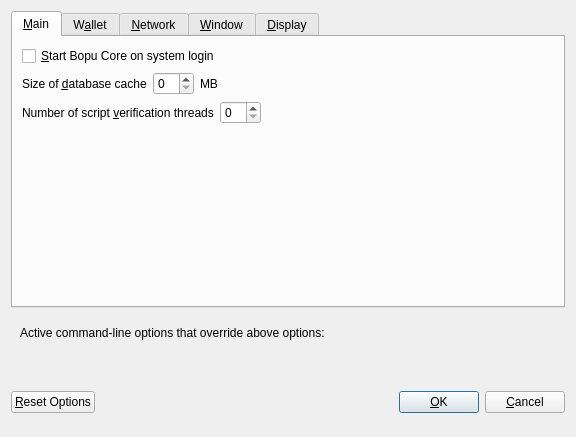
<?xml version="1.0" encoding="UTF-8"?>
<ui version="4.0">
 <class>OptionsDialog</class>
 <widget class="QDialog" name="OptionsDialog">
  <property name="geometry">
   <rect>
    <x>0</x>
    <y>0</y>
    <width>576</width>
    <height>402</height>
   </rect>
  </property>
  <property name="windowTitle">
   <string>Options</string>
  </property>
  <property name="modal">
   <bool>true</bool>
  </property>
  <layout class="QVBoxLayout" name="verticalLayout">
   <item>
    <widget class="QTabWidget" name="tabWidget">
     <property name="currentIndex">
      <number>0</number>
     </property>
     <widget class="QWidget" name="tabMain">
      <attribute name="title">
       <string>&amp;Main</string>
      </attribute>
      <layout class="QVBoxLayout" name="verticalLayout_Main">
       <item>
        <widget class="QCheckBox" name="bitcoinAtStartup">
         <property name="toolTip">
          <string>Automatically start Bopu Core after logging in to the system.</string>
         </property>
         <property name="text">
          <string>&amp;Start Bopu Core on system login</string>
         </property>
        </widget>
       </item>
       <item>
        <layout class="QHBoxLayout" name="horizontalLayout_2_Main">
         <item>
          <widget class="QLabel" name="databaseCacheLabel">
           <property name="text">
            <string>Size of &amp;database cache</string>
           </property>
           <property name="textFormat">
            <enum>Qt::PlainText</enum>
           </property>
           <property name="buddy">
            <cstring>databaseCache</cstring>
           </property>
          </widget>
         </item>
         <item>
          <widget class="QSpinBox" name="databaseCache"/>
         </item>
         <item>
          <widget class="QLabel" name="databaseCacheUnitLabel">
           <property name="text">
            <string>MB</string>
           </property>
           <property name="textFormat">
            <enum>Qt::PlainText</enum>
           </property>
          </widget>
         </item>
         <item>
          <spacer name="horizontalSpacer_2_Main">
           <property name="orientation">
            <enum>Qt::Horizontal</enum>
           </property>
           <property name="sizeHint" stdset="0">
            <size>
             <width>40</width>
             <height>20</height>
            </size>
           </property>
          </spacer>
         </item>
        </layout>
       </item>
       <item>
        <layout class="QHBoxLayout" name="horizontalLayout_3_Main">
         <item>
          <widget class="QLabel" name="threadsScriptVerifLabel">
           <property name="text">
            <string>Number of script &amp;verification threads</string>
           </property>
           <property name="textFormat">
            <enum>Qt::PlainText</enum>
           </property>
           <property name="buddy">
            <cstring>threadsScriptVerif</cstring>
           </property>
          </widget>
         </item>
         <item>
          <widget class="QSpinBox" name="threadsScriptVerif">
           <property name="toolTip">
            <string>(0 = auto, &lt;0 = leave that many cores free)</string>
           </property>
          </widget>
         </item>
         <item>
          <spacer name="horizontalSpacer_3_Main">
           <property name="orientation">
            <enum>Qt::Horizontal</enum>
           </property>
           <property name="sizeHint" stdset="0">
            <size>
             <width>40</width>
             <height>20</height>
            </size>
           </property>
          </spacer>
         </item>
        </layout>
       </item>
       <item>
        <spacer name="verticalSpacer_Main">
         <property name="orientation">
          <enum>Qt::Vertical</enum>
         </property>
         <property name="sizeHint" stdset="0">
          <size>
           <width>20</width>
           <height>40</height>
          </size>
         </property>
        </spacer>
       </item>
      </layout>
     </widget>
     <widget class="QWidget" name="tabWallet">
      <attribute name="title">
       <string>W&amp;allet</string>
      </attribute>
      <layout class="QVBoxLayout" name="verticalLayout_Wallet">
       <item>
        <widget class="QGroupBox" name="groupBox">
         <property name="title">
          <string>Expert</string>
         </property>
         <layout class="QVBoxLayout" name="verticalLayout_2">
          <item>
           <widget class="QCheckBox" name="coinControlFeatures">
            <property name="toolTip">
             <string>Whether to show coin control features or not.</string>
            </property>
            <property name="text">
             <string>Enable coin &amp;control features</string>
            </property>
           </widget>
          </item>
          <item>
           <widget class="QCheckBox" name="showMasternodesTab">
            <property name="toolTip">
             <string>Show additional tab listing all your masternodes in first sub-tab&lt;br/&gt;and all masternodes on the network in second sub-tab.</string>
            </property>
            <property name="text">
             <string>Show Masternodes Tab</string>
            </property>
           </widget>
          </item>
          <item>
           <widget class="QCheckBox" name="showAdvancedPSUI">
            <property name="toolTip">
             <string>Show additional information and buttons for PrivateSend on overview screen.</string>
            </property>
            <property name="text">
             <string>Enable advanced PrivateSend interface</string>
            </property>
           </widget>
          </item>
          <item>
           <widget class="QCheckBox" name="lowKeysWarning">
            <property name="toolTip">
             <string>Show warning dialog when PrivateSend detects that wallet has very low number of keys left.</string>
            </property>
            <property name="text">
             <string>Warn if PrivateSend is running out of keys</string>
            </property>
           </widget>
          </item>
          <item>
           <widget class="QCheckBox" name="privateSendMultiSession">
            <property name="toolTip">
             <string>Whether to use experimental PrivateSend mode with multiple mixing sessions per block.&lt;br/&gt;Note: You must use this feature carefully.&lt;br/&gt;Make sure you always have recent wallet (auto)backup in a safe place!</string>
            </property>
            <property name="text">
             <string>Enable PrivateSend &amp;multi-session</string>
            </property>
           </widget>
          </item>
          <item>
           <widget class="QCheckBox" name="spendZeroConfChange">
            <property name="toolTip">
             <string>If you disable the spending of unconfirmed change, the change from a transaction&lt;br/&gt;cannot be used until that transaction has at least one confirmation.&lt;br/&gt;This also affects how your balance is computed.</string>
            </property>
            <property name="text">
             <string>&amp;Spend unconfirmed change</string>
            </property>
           </widget>
          </item>
         </layout>
        </widget>
       </item>
       <item>
        <layout class="QHBoxLayout" name="horizontalLayout_4_Wallet">
         <item>
          <widget class="QLabel" name="label">
           <property name="toolTip">
            <string>This setting determines the amount of individual masternodes that an input will be anonymized through.&lt;br/&gt;More rounds of anonymization gives a higher degree of privacy, but also costs more in fees.</string>
           </property>
           <property name="text">
            <string>PrivateSend rounds to use</string>
           </property>
          </widget>
         </item>
         <item>
          <widget class="QSpinBox" name="privateSendRounds">
           <property name="minimum">
            <number>2</number>
           </property>
           <property name="maximum">
            <number>8</number>
           </property>
           <property name="value">
            <number>4</number>
           </property>
          </widget>
         </item>
        </layout>
       </item>
       <item>
        <layout class="QHBoxLayout" name="horizontalLayout">
         <item>
          <widget class="QLabel" name="label_2">
           <property name="toolTip">
            <string>This amount acts as a threshold to turn off PrivateSend once it's reached.</string>
           </property>
           <property name="statusTip">
            <string notr="true"/>
           </property>
           <property name="whatsThis">
            <string notr="true"/>
           </property>
           <property name="accessibleName">
            <string notr="true"/>
           </property>
           <property name="accessibleDescription">
            <string notr="true"/>
           </property>
           <property name="text">
            <string>Amount of Bopu to keep anonymized</string>
           </property>
          </widget>
         </item>
         <item>
          <widget class="QSpinBox" name="privateSendAmount">
           <property name="minimum">
            <number>2</number>
           </property>
           <property name="maximum">
            <number>2000</number>
           </property>
           <property name="singleStep">
            <number>10</number>
           </property>
           <property name="value">
            <number>1000</number>
           </property>
          </widget>
         </item>
        </layout>
       </item>
       <item>
        <spacer name="verticalSpacer_Wallet">
         <property name="orientation">
          <enum>Qt::Vertical</enum>
         </property>
         <property name="sizeHint" stdset="0">
          <size>
           <width>20</width>
           <height>40</height>
          </size>
         </property>
        </spacer>
       </item>
      </layout>
     </widget>
     <widget class="QWidget" name="tabNetwork">
      <attribute name="title">
       <string>&amp;Network</string>
      </attribute>
      <layout class="QVBoxLayout" name="verticalLayout_Network">
       <item>
        <widget class="QCheckBox" name="mapPortUpnp">
         <property name="toolTip">
          <string>Automatically open the Bopu Core client port on the router. This only works when your router supports UPnP and it is enabled.</string>
         </property>
         <property name="text">
          <string>Map port using &amp;UPnP</string>
         </property>
        </widget>
       </item>
       <item>
        <widget class="QCheckBox" name="allowIncoming">
         <property name="toolTip">
          <string>Accept connections from outside</string>
         </property>
         <property name="text">
          <string>Allow incoming connections</string>
         </property>
        </widget>
       </item>
       <item>
        <widget class="QCheckBox" name="connectSocks">
         <property name="toolTip">
          <string>Connect to the Bopu network through a SOCKS5 proxy.</string>
         </property>
         <property name="text">
          <string>&amp;Connect through SOCKS5 proxy (default proxy):</string>
         </property>
        </widget>
       </item>
       <item>
        <layout class="QHBoxLayout" name="horizontalLayout_1_Network">
         <item>
          <widget class="QLabel" name="proxyIpLabel">
           <property name="text">
            <string>Proxy &amp;IP:</string>
           </property>
           <property name="textFormat">
            <enum>Qt::PlainText</enum>
           </property>
           <property name="buddy">
            <cstring>proxyIp</cstring>
           </property>
          </widget>
         </item>
         <item>
          <widget class="QValidatedLineEdit" name="proxyIp">
           <property name="minimumSize">
            <size>
             <width>140</width>
             <height>0</height>
            </size>
           </property>
           <property name="maximumSize">
            <size>
             <width>140</width>
             <height>16777215</height>
            </size>
           </property>
           <property name="toolTip">
            <string>IP address of the proxy (e.g. IPv4: 127.0.0.1 / IPv6: ::1)</string>
           </property>
          </widget>
         </item>
         <item>
          <widget class="QLabel" name="proxyPortLabel">
           <property name="text">
            <string>&amp;Port:</string>
           </property>
           <property name="textFormat">
            <enum>Qt::PlainText</enum>
           </property>
           <property name="buddy">
            <cstring>proxyPort</cstring>
           </property>
          </widget>
         </item>
         <item>
          <widget class="QLineEdit" name="proxyPort">
           <property name="minimumSize">
            <size>
             <width>55</width>
             <height>0</height>
            </size>
           </property>
           <property name="maximumSize">
            <size>
             <width>55</width>
             <height>16777215</height>
            </size>
           </property>
           <property name="toolTip">
            <string>Port of the proxy (e.g. 9050)</string>
           </property>
          </widget>
         </item>
         <item>
          <spacer name="horizontalSpacer_1_Network">
           <property name="orientation">
            <enum>Qt::Horizontal</enum>
           </property>
           <property name="sizeHint" stdset="0">
            <size>
             <width>40</width>
             <height>20</height>
            </size>
           </property>
          </spacer>
         </item>
        </layout>
       </item>
       <item>
        <layout class="QHBoxLayout" name="horizontalLayout_2_Network">
         <item>
          <widget class="QLabel" name="proxyActiveNets">
           <property name="text">
            <string>Used for reaching peers via:</string>
           </property>
           <property name="textFormat">
            <enum>Qt::PlainText</enum>
           </property>
          </widget>
         </item>
         <item>
          <widget class="QCheckBox" name="proxyReachIPv4">
           <property name="enabled">
            <bool>false</bool>
           </property>
           <property name="toolTip">
            <string>Shows, if the supplied default SOCKS5 proxy is used to reach peers via this network type.</string>
           </property>
           <property name="text">
            <string/>
           </property>
          </widget>
         </item>
         <item>
          <widget class="QLabel" name="proxyReachIPv4Label">
           <property name="text">
            <string>IPv4</string>
           </property>
           <property name="textFormat">
            <enum>Qt::PlainText</enum>
           </property>
          </widget>
         </item>
         <item>
          <widget class="QCheckBox" name="proxyReachIPv6">
           <property name="enabled">
            <bool>false</bool>
           </property>
           <property name="toolTip">
            <string>Shows, if the supplied default SOCKS5 proxy is used to reach peers via this network type.</string>
           </property>
           <property name="text">
            <string/>
           </property>
          </widget>
         </item>
         <item>
          <widget class="QLabel" name="proxyReachIPv6Label">
           <property name="text">
            <string>IPv6</string>
           </property>
           <property name="textFormat">
            <enum>Qt::PlainText</enum>
           </property>
          </widget>
         </item>
         <item>
          <widget class="QCheckBox" name="proxyReachTor">
           <property name="enabled">
            <bool>false</bool>
           </property>
           <property name="toolTip">
            <string>Shows, if the supplied default SOCKS5 proxy is used to reach peers via this network type.</string>
           </property>
           <property name="text">
            <string/>
           </property>
          </widget>
         </item>
         <item>
          <widget class="QLabel" name="proxyReachTorLabel">
           <property name="text">
            <string>Tor</string>
           </property>
           <property name="textFormat">
            <enum>Qt::PlainText</enum>
           </property>
          </widget>
         </item>
         <item>
          <spacer name="horizontalSpacer_2_Network">
           <property name="orientation">
            <enum>Qt::Horizontal</enum>
           </property>
           <property name="sizeHint" stdset="0">
            <size>
             <width>40</width>
             <height>20</height>
            </size>
           </property>
          </spacer>
         </item>
        </layout>
       </item>
       <item>
        <widget class="QCheckBox" name="connectSocksTor">
         <property name="toolTip">
          <string>Connect to the Bopu network through a separate SOCKS5 proxy for Tor hidden services.</string>
         </property>
         <property name="text">
          <string>Use separate SOCKS5 proxy to reach peers via Tor hidden services:</string>
         </property>
        </widget>
       </item>
       <item>
        <layout class="QHBoxLayout" name="horizontalLayout_3_Network">
         <item>
          <widget class="QLabel" name="proxyIpTorLabel">
           <property name="text">
            <string>Proxy &amp;IP:</string>
           </property>
           <property name="textFormat">
            <enum>Qt::PlainText</enum>
           </property>
           <property name="buddy">
            <cstring>proxyIpTor</cstring>
           </property>
          </widget>
         </item>
         <item>
          <widget class="QValidatedLineEdit" name="proxyIpTor">
           <property name="minimumSize">
            <size>
             <width>140</width>
             <height>0</height>
            </size>
           </property>
           <property name="maximumSize">
            <size>
             <width>140</width>
             <height>16777215</height>
            </size>
           </property>
           <property name="toolTip">
            <string>IP address of the proxy (e.g. IPv4: 127.0.0.1 / IPv6: ::1)</string>
           </property>
          </widget>
         </item>
         <item>
          <widget class="QLabel" name="proxyPortTorLabel">
           <property name="text">
            <string>&amp;Port:</string>
           </property>
           <property name="textFormat">
            <enum>Qt::PlainText</enum>
           </property>
           <property name="buddy">
            <cstring>proxyPortTor</cstring>
           </property>
          </widget>
         </item>
         <item>
          <widget class="QLineEdit" name="proxyPortTor">
           <property name="minimumSize">
            <size>
             <width>55</width>
             <height>0</height>
            </size>
           </property>
           <property name="maximumSize">
            <size>
             <width>55</width>
             <height>16777215</height>
            </size>
           </property>
           <property name="toolTip">
            <string>Port of the proxy (e.g. 9050)</string>
           </property>
          </widget>
         </item>
         <item>
          <spacer name="horizontalSpacer_4_Network">
           <property name="orientation">
            <enum>Qt::Horizontal</enum>
           </property>
           <property name="sizeHint" stdset="0">
            <size>
             <width>40</width>
             <height>20</height>
            </size>
           </property>
          </spacer>
         </item>
        </layout>
       </item>
       <item>
        <spacer name="verticalSpacer_Network">
         <property name="orientation">
          <enum>Qt::Vertical</enum>
         </property>
         <property name="sizeHint" stdset="0">
          <size>
           <width>20</width>
           <height>40</height>
          </size>
         </property>
        </spacer>
       </item>
      </layout>
     </widget>
     <widget class="QWidget" name="tabWindow">
      <attribute name="title">
       <string>&amp;Window</string>
      </attribute>
      <layout class="QVBoxLayout" name="verticalLayout_Window">
       <item>
        <widget class="QCheckBox" name="hideTrayIcon">
         <property name="toolTip">
          <string>&amp;Hide the icon from the system tray.</string>
         </property>
         <property name="text">
          <string>Hide tray icon</string>
         </property>
        </widget>
       </item>
       <item>
        <widget class="QCheckBox" name="minimizeToTray">
         <property name="toolTip">
          <string>Show only a tray icon after minimizing the window.</string>
         </property>
         <property name="text">
          <string>&amp;Minimize to the tray instead of the taskbar</string>
         </property>
        </widget>
       </item>
       <item>
        <widget class="QCheckBox" name="minimizeOnClose">
         <property name="toolTip">
          <string>Minimize instead of exit the application when the window is closed. When this option is enabled, the application will be closed only after selecting Exit in the menu.</string>
         </property>
         <property name="text">
          <string>M&amp;inimize on close</string>
         </property>
        </widget>
       </item>
       <item>
        <spacer name="verticalSpacer_Window">
         <property name="orientation">
          <enum>Qt::Vertical</enum>
         </property>
         <property name="sizeHint" stdset="0">
          <size>
           <width>20</width>
           <height>40</height>
          </size>
         </property>
        </spacer>
       </item>
      </layout>
     </widget>
     <widget class="QWidget" name="tabDisplay">
      <attribute name="title">
       <string>&amp;Display</string>
      </attribute>
      <layout class="QVBoxLayout" name="verticalLayout_Display">
       <item>
        <layout class="QHBoxLayout" name="horizontalLayout_1_Display">
         <item>
          <widget class="QLabel" name="langLabel">
           <property name="text">
            <string>User Interface &amp;language:</string>
           </property>
           <property name="textFormat">
            <enum>Qt::PlainText</enum>
           </property>
           <property name="buddy">
            <cstring>lang</cstring>
           </property>
          </widget>
         </item>
         <item>
          <widget class="QValueComboBox" name="lang">
           <property name="toolTip">
            <string>The user interface language can be set here. This setting will take effect after restarting Bopu Core.</string>
           </property>
          </widget>
         </item>
        </layout>
       </item>
       <item>
        <widget class="QLabel" name="label_3">
         <property name="toolTip">
          <string notr="true"/>
         </property>
         <property name="statusTip">
          <string notr="true"/>
         </property>
         <property name="whatsThis">
          <string notr="true"/>
         </property>
         <property name="accessibleName">
          <string notr="true"/>
         </property>
         <property name="text">
          <string>Language missing or translation incomplete? Help contributing translations here:
https://www.transifex.com/projects/p/bopu/</string>
         </property>
         <property name="wordWrap">
          <bool>true</bool>
         </property>
         <property name="openExternalLinks">
          <bool>true</bool>
         </property>
         <property name="textInteractionFlags">
          <set>Qt::TextBrowserInteraction</set>
         </property>
        </widget>
       </item>
       <item>
        <layout class="QHBoxLayout" name="horizontalLayout_4_Display" stretch="0,0">
         <item>
          <widget class="QLabel" name="themeLabel">
           <property name="text">
            <string>User Interface Theme:</string>
           </property>
          </widget>
         </item>
         <item>
          <widget class="QValueComboBox" name="theme"/>
         </item>
        </layout>
       </item>
       <item>
        <widget class="Line" name="line">
         <property name="orientation">
          <enum>Qt::Horizontal</enum>
         </property>
        </widget>
       </item>
       <item>
        <layout class="QHBoxLayout" name="horizontalLayout_2_Display">
         <item>
          <widget class="QLabel" name="unitLabel">
           <property name="text">
            <string>&amp;Unit to show amounts in:</string>
           </property>
           <property name="textFormat">
            <enum>Qt::PlainText</enum>
           </property>
           <property name="buddy">
            <cstring>unit</cstring>
           </property>
          </widget>
         </item>
         <item>
          <widget class="QValueComboBox" name="unit">
           <property name="toolTip">
            <string>Choose the default subdivision unit to show in the interface and when sending coins.</string>
           </property>
          </widget>
         </item>
        </layout>
       </item>
       <item>
        <layout class="QHBoxLayout" name="horizontalLayout_5_Display">
         <item>
          <widget class="QLabel" name="digitsLabel">
           <property name="text">
            <string>Decimal digits</string>
           </property>
          </widget>
         </item>
         <item>
          <widget class="QValueComboBox" name="digits"/>
         </item>
        </layout>
       </item>
       <item>
        <layout class="QHBoxLayout" name="horizontalLayout_3_Display">
         <item>
          <widget class="QLabel" name="thirdPartyTxUrlsLabel">
           <property name="toolTip">
            <string>Third party URLs (e.g. a block explorer) that appear in the transactions tab as context menu items.&lt;br/&gt;%s in the URL is replaced by transaction hash. Multiple URLs are separated by vertical bar |.</string>
           </property>
           <property name="text">
            <string>Third party transaction URLs</string>
           </property>
           <property name="buddy">
            <cstring>thirdPartyTxUrls</cstring>
           </property>
          </widget>
         </item>
         <item>
          <widget class="QLineEdit" name="thirdPartyTxUrls">
           <property name="toolTip">
            <string>Third party URLs (e.g. a block explorer) that appear in the transactions tab as context menu items.&lt;br/&gt;%s in the URL is replaced by transaction hash. Multiple URLs are separated by vertical bar |.</string>
           </property>
          </widget>
         </item>
        </layout>
       </item>
       <item>
        <spacer name="verticalSpacer">
         <property name="orientation">
          <enum>Qt::Vertical</enum>
         </property>
         <property name="sizeHint" stdset="0">
          <size>
           <width>20</width>
           <height>40</height>
          </size>
         </property>
        </spacer>
       </item>
      </layout>
     </widget>
    </widget>
   </item>
   <item>
    <widget class="QFrame" name="frame">
     <layout class="QVBoxLayout" name="verticalLayout_Bottom">
      <item>
       <layout class="QHBoxLayout" name="horizontalLayout_Bottom">
        <item>
         <widget class="QLabel" name="overriddenByCommandLineInfoLabel">
          <property name="text">
           <string>Active command-line options that override above options:</string>
          </property>
          <property name="textFormat">
           <enum>Qt::PlainText</enum>
          </property>
         </widget>
        </item>
        <item>
         <spacer name="horizontalSpacer_Bottom">
          <property name="orientation">
           <enum>Qt::Horizontal</enum>
          </property>
          <property name="sizeHint" stdset="0">
           <size>
            <width>40</width>
            <height>20</height>
           </size>
          </property>
         </spacer>
        </item>
       </layout>
      </item>
      <item>
       <widget class="QLabel" name="overriddenByCommandLineLabel">
        <property name="text">
         <string/>
        </property>
        <property name="textFormat">
         <enum>Qt::PlainText</enum>
        </property>
        <property name="wordWrap">
         <bool>true</bool>
        </property>
       </widget>
      </item>
     </layout>
    </widget>
   </item>
   <item>
    <layout class="QHBoxLayout" name="horizontalLayout_Buttons">
     <item>
      <widget class="QPushButton" name="resetButton">
       <property name="toolTip">
        <string>Reset all client options to default.</string>
       </property>
       <property name="text">
        <string>&amp;Reset Options</string>
       </property>
       <property name="autoDefault">
        <bool>false</bool>
       </property>
      </widget>
     </item>
     <item>
      <spacer name="horizontalSpacer_1">
       <property name="orientation">
        <enum>Qt::Horizontal</enum>
       </property>
       <property name="sizeHint" stdset="0">
        <size>
         <width>40</width>
         <height>48</height>
        </size>
       </property>
      </spacer>
     </item>
     <item>
      <widget class="QLabel" name="statusLabel">
       <property name="minimumSize">
        <size>
         <width>200</width>
         <height>0</height>
        </size>
       </property>
       <property name="font">
        <font>
         <weight>75</weight>
         <bold>true</bold>
        </font>
       </property>
       <property name="text">
        <string/>
       </property>
       <property name="textFormat">
        <enum>Qt::PlainText</enum>
       </property>
       <property name="wordWrap">
        <bool>true</bool>
       </property>
      </widget>
     </item>
     <item>
      <spacer name="horizontalSpacer_2">
       <property name="orientation">
        <enum>Qt::Horizontal</enum>
       </property>
       <property name="sizeHint" stdset="0">
        <size>
         <width>40</width>
         <height>48</height>
        </size>
       </property>
      </spacer>
     </item>
     <item>
      <widget class="QPushButton" name="okButton">
       <property name="text">
        <string>&amp;OK</string>
       </property>
       <property name="autoDefault">
        <bool>false</bool>
       </property>
       <property name="default">
        <bool>true</bool>
       </property>
      </widget>
     </item>
     <item>
      <widget class="QPushButton" name="cancelButton">
       <property name="text">
        <string>&amp;Cancel</string>
       </property>
       <property name="autoDefault">
        <bool>false</bool>
       </property>
      </widget>
     </item>
    </layout>
   </item>
  </layout>
 </widget>
 <customwidgets>
  <customwidget>
   <class>QValidatedLineEdit</class>
   <extends>QLineEdit</extends>
   <header>qvalidatedlineedit.h</header>
  </customwidget>
  <customwidget>
   <class>QValueComboBox</class>
   <extends>QComboBox</extends>
   <header>qvaluecombobox.h</header>
  </customwidget>
 </customwidgets>
 <resources/>
 <connections/>
</ui>
